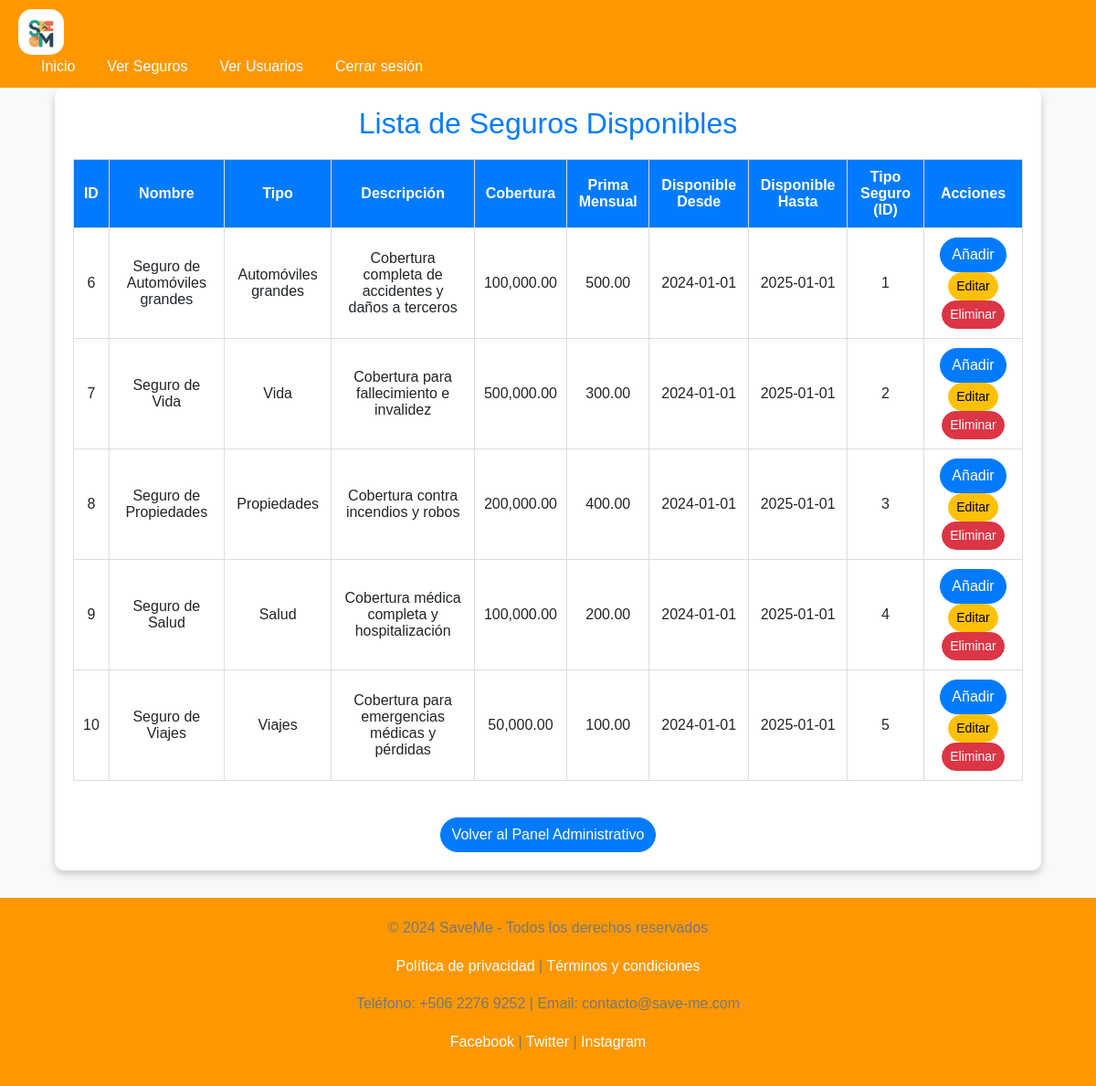
Screenshot of /VerSeguros.php (signed in) with the database file from the repository.
### tables this page shows
CREATE TABLE `seguros` (
  `id` int(11) NOT NULL,
  `nombre` varchar(100) DEFAULT NULL,
  `descripcion` varchar(255) DEFAULT NULL,
  `tipo` varchar(50) DEFAULT NULL,
  `cobertura` decimal(10,2) DEFAULT NULL,
  `prima_mensual` decimal(10,2) DEFAULT NULL,
  `fecha_disponible_desde` date DEFAULT NULL,
  `fecha_disponible_hasta` date DEFAULT NULL,
  `id_tipo_seguro` int(11) DEFAULT NULL
);

### VerSeguros.php (the view, shortened to what this page needs)
<?php
include('db_connection.php');
include('navbarAdmin.php');
$query = "SELECT * FROM seguros";
$result = $conn->query($query);
?>
<!DOCTYPE html>
<html lang="es">
<head>
    <link href="https://cdn.jsdelivr.net/npm/bootstrap@5.3.0-alpha3/dist/css/bootstrap.min.css" rel="stylesheet">
    <link href="css/index.css" rel="stylesheet">
</head>
<body>
    <div class="table-container">
        <h2>Lista de Seguros Disponibles</h2>
        <div class="table-responsive">
            <table class="table table-hover table-bordered text-center align-middle">
                <thead class="table-dark">
                    <tr>
                        <th>ID</th>
                        <th>Nombre</th>
                        <th>Tipo</th>
                        <th>Descripción</th>
                        <th>Cobertura</th>
                        <th>Prima Mensual</th>
                        <th>Disponible Desde</th>
                        <th>Disponible Hasta</th>
                        <th>Tipo Seguro (ID)</th>
                        <th>Acciones</th>
                    </tr>
                </thead>
                <tbody>
                    <?php while ($row = $result->fetch_assoc()): ?>
                        <tr>
                            <td><?= htmlspecialchars($row['id']) ?></td>
                            <td><?= htmlspecialchars($row['nombre']) ?></td>
                            <td><?= htmlspecialchars($row['tipo']) ?></td>
                            <td><?= htmlspecialchars($row['descripcion']) ?></td>
                            <td><?= number_format($row['cobertura'], 2) ?></td>
                            <td><?= number_format($row['prima_mensual'], 2) ?></td>
                            <td><?= htmlspecialchars($row['fecha_disponible_desde']) ?></td>
                            <td><?= htmlspecialchars($row['fecha_disponible_hasta']) ?></td>
                            <td><?= htmlspecialchars($row['id_tipo_seguro']) ?></td>
                            <td>
                            <a href="administrativo.php?id=<?= $row['id'] ?>" class="btn btn-primary">Añadir</a>
                            <a href="EditarSeguro.php?id=<?= $row['id'] ?>" class="btn btn-warning btn-sm">Editar</a>
                            <a href="EliminarSeguro.php?id=<?= $row['id'] ?>" class="btn btn-danger btn-sm" onclick="return confirm('¿Estás seguro de eliminar este seguro?')">Eliminar</a>
                            </td>
                        </tr>
                    <?php endwhile; ?>
                </tbody>
            </table>
        </div>
        <div class="btn-volver">
            <a href="administrativo.php" class="btn btn-primary">Volver al Panel Administrativo</a>
        </div>
    </div>
    <?php include('footer.php'); ?>
</body>
</html>

### navbarAdmin.php
<header>
    <div class="header-content">
        <img src="./images/logo.jpg" alt="Logo de la Empresa" class="logo">
        <nav>
            <ul class="menu">
                <li class="menu-item"><a href="index.php">Inicio</a></li>
                <li class="menu-item"><a href="VerSeguros.php">Ver Seguros</a></li>
                <li class="menu-item"><a href="VerUsuarios.php">Ver Usuarios</a></li>
                <?php if (isset($_SESSION['username'])): ?>
                    <li class="menu-item"><a href="logout.php">Cerrar sesión</a></li>
                <?php else: ?>
                    <li class="menu-item"><a href="login.php">Login</a></li>
                <?php endif; ?>
            </ul>
        </nav>
    </div>
</header>

### footer.php
<footer>
    <p>&copy; 2024 SaveMe - Todos los derechos reservados</p>
    <p><a href="privacidad.php">Política de privacidad</a> | <a href="terminos.php">Términos y condiciones</a></p>
    <p>Teléfono: +506 2276 9252 | Email: contacto@save-me.com</p>
    <p>
        <a href="https://www.facebook.com/SaveMe" target="_blank">Facebook</a> |
        <a href="https://twitter.com/SaveMe" target="_blank">Twitter</a> |
        <a href="https://www.instagram.com/SaveMe" target="_blank">Instagram</a>
    </p>
</footer>

### css/index.css (style rules this page uses)
* { margin: 0; padding: 0; box-sizing: border-box; }
body { font-family: 'Segoe UI', Tahoma, Geneva, Verdana, sans-serif; line-height: 1.6; background-color: #fff3e0; color: #333; }
header { background: #ff9800; color: white; padding: 10px 20px; display: flex; align-items: center; justify-content: space-between; }
.logo { width: 50px; height: auto; border-radius: 15px; }
.menu { list-style: none; display: flex; padding: 0; margin: 0; }
.menu-item { margin-left: 15px; }
.menu-item a { color: white; text-decoration: none; padding: 10px; transition: background-color 0.3s; }
footer { text-align: center; margin-top: 30px; color: #777; background-color: #ff9800; padding: 20px; }
footer a { color: white; text-decoration: none; }
body { font-family: Arial, sans-serif; background-color: #f8f9fa; color: #333; }
h1, h2, h3 { color: #007bff; margin-bottom: 20px; }
.btn { border-radius: 25px; }
.btn-primary { background-color: #007bff; border-color: #007bff; }
.text-center { text-align: center; }
.table { width: 100%; border-collapse: collapse; margin-bottom: 20px; }
.table th, .table td { border: 1px solid #ddd; padding: 10px; text-align: center; vertical-align: middle; }
.table th { background-color: #007bff; color: white; font-weight: bold; }

### VerSeguros.php (style rules this page uses)
.table-container { max-width: 90%; margin: 0 auto; box-shadow: 0 4px 8px rgba(0, 0, 0, 0.2); border-radius: 10px; padding: 20px; background-color: #fff; }
.table-container h2 { margin-bottom: 20px; color: #007bff; text-align: center; }
.table-responsive { overflow-x: auto; }
.btn-volver { margin-top: 20px; display: block; text-align: center; }

### rows the page displays
seguros: id "6", nombre "Seguro de Automóviles grandes", tipo "Automóviles grandes", descripcion "Cobertura completa de accidentes y daños a terceros", cobertura "100,000.00", prima_mensual "500.00", fecha_disponible_desde "2024-01-01", fecha_disponible_hasta "2025-01-01", id_tipo_seguro "1"
seguros: id "7", nombre "Seguro de Vida", tipo "Vida", descripcion "Cobertura para fallecimiento e invalidez", cobertura "500,000.00", prima_mensual "300.00", fecha_disponible_desde "2024-01-01", fecha_disponible_hasta "2025-01-01", id_tipo_seguro "2"
seguros: id "8", nombre "Seguro de Propiedades", tipo "Propiedades", descripcion "Cobertura contra incendios y robos", cobertura "200,000.00", prima_mensual "400.00", fecha_disponible_desde "2024-01-01", fecha_disponible_hasta "2025-01-01", id_tipo_seguro "3"
seguros: id "9", nombre "Seguro de Salud", tipo "Salud", descripcion "Cobertura médica completa y hospitalización", cobertura "100,000.00", prima_mensual "200.00", fecha_disponible_desde "2024-01-01", fecha_disponible_hasta "2025-01-01", id_tipo_seguro "4"
seguros: id "10", nombre "Seguro de Viajes", tipo "Viajes", descripcion "Cobertura para emergencias médicas y pérdidas", cobertura "50,000.00", prima_mensual "100.00", fecha_disponible_desde "2024-01-01", fecha_disponible_hasta "2025-01-01", id_tipo_seguro "5"
